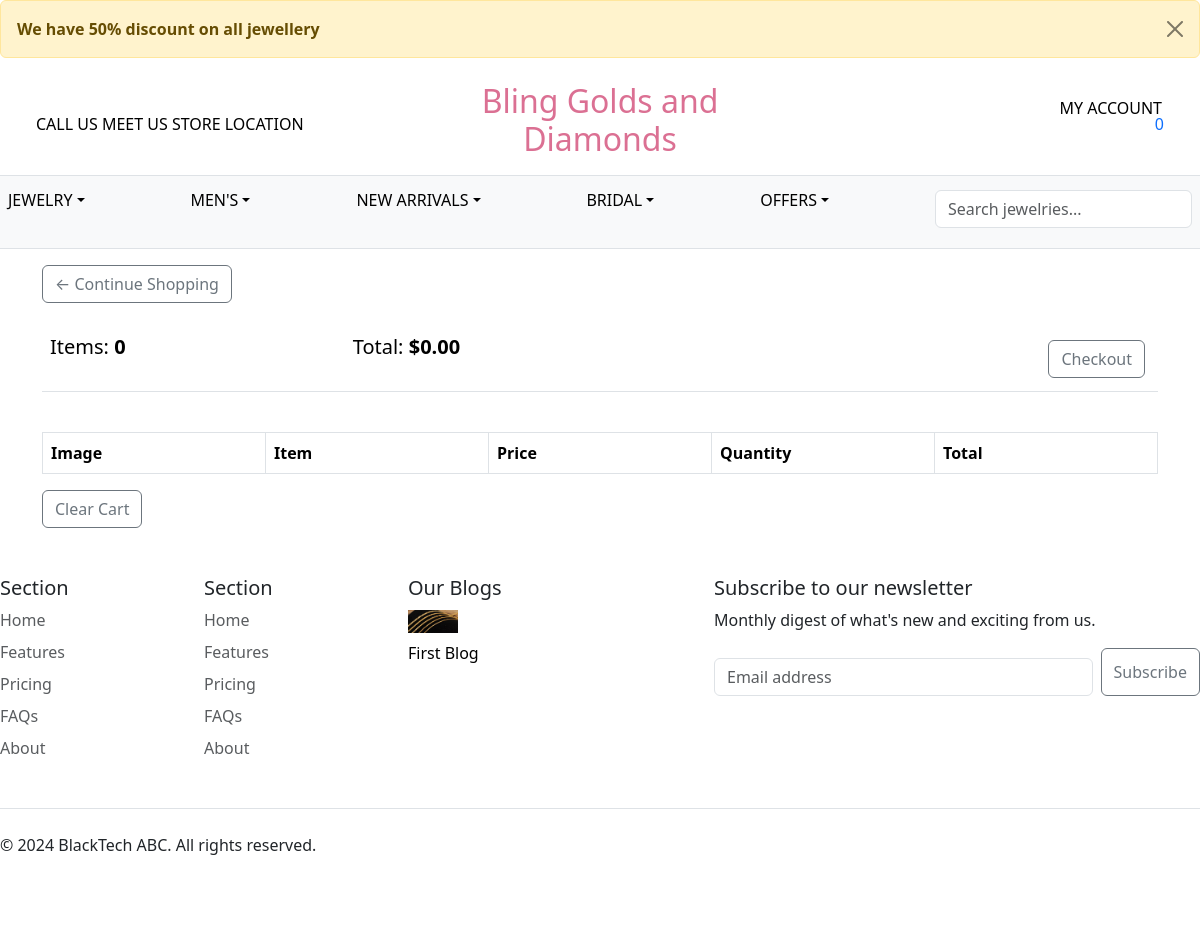
The page /Item/cart/ on the database its author committed.
### Core/models.py (models this page shows, shortened)
class Notification(models.Model):
    title = models.CharField(max_length=255, null=True)
    display = models.BooleanField(default=False)

class Shop_Info(models.Model):
    shop_name = models.CharField(max_length=255)
    logo_image = models.ImageField(upload_to='shop_logos/', blank=True, null=True)
    phoneno1 = models.CharField(max_length=15)
    phoneno2 = models.CharField(max_length=15, blank=True, null=True)
    emailno1 = models.EmailField()
    emailno2 = models.EmailField(blank=True, null=True)
    store_location = models.CharField(max_length=255)
    copywrite_info = models.CharField(max_length=255)

class Blog(models.Model):
    title = models.CharField(max_length=255)
    description = models.TextField()
    image = models.ImageField(upload_to='blog_images/', blank=True, null=True)
    created_date = models.DateField(default=timezone.now)
    created_time = models.TimeField(default=timezone.now)
    author_name = models.CharField(max_length=255)

### Jewelry/views.py (the view)
# urls.py: path('cart/', cart, name="cart"),
def cart(request):
	data = cartData(request)
	cartItems = data['cartItems']
	order = data['order']
	items = data['items']
	context = {'items':items, 'order':order, 'cartItems':cartItems}
	return render(request, 'cart.html', context)

### Jewelry/context_processors.py (called while the page is built)
def Saved_Items(request):
    user_instance = request.user if request.user.is_authenticated else None
    saved_item_id = SavedItem.objects.filter(user=user_instance).values_list('item__id', flat=True)
    return {'Saved_Item':saved_item_id}

def homepage_info(request):
    shopInfo = Shop_Info.objects.all()
    slider = Slider.objects.filter(status=True)
    blogs = Blog.objects.all()
    notification = Notification.objects.filter(display=True)
    return {'shopInfo': shopInfo, 'slider':slider, 'blogs':blogs , 'notification':notification}

def total_cart_items(request):
     user_instance = request.user if request.user.is_authenticated else None
     order, created = Order.objects.get_or_create(customer=user_instance, complete=False)
     cart_items = order.get_cart_items
     return {'cart_items':cart_items}

### Jewelry/models.py (called while the page is built)
    @property
    def get_cart_items(self):
        orderitems = self.orderitem_set.all()
        total = sum([item.quantity for item in orderitems])
        return total

### Jewelry/utils.py (called while the page is built, shortened)
def cookieCart(request):
	try:
		cart = json.loads(request.COOKIES['cart'])
	except:
		cart = {}
		print('CART:', cart)
	items = []
	order = {'get_cart_total':0, 'get_cart_items':0, 'shipping':False}
	cartItems = order['get_cart_items']
	return {'cartItems':cartItems ,'order':order, 'items':items}

def cartData(request):
	if request.user.is_authenticated:
		customer = request.user
		order, created = Order.objects.get_or_create(customer=customer, complete=False)
		items = order.orderitem_set.all()
		cartItems = order.get_cart_items
	else:
		cookieData = cookieCart(request)
		cartItems = cookieData['cartItems']
		order = cookieData['order']
		items = cookieData['items']
	return {'cartItems':cartItems ,'order':order, 'items':items}

### Jewelry/templates/cart.html (shortened to what this page needs)
{% extends 'base.html' %}
{% block content %}
<div class="container">
<div class="row">
  <div class="col-lg-12">
    <div class="box-element">
      <a class="btn btn-outline-secondary" href="{% url 'Jewelry:items' %}">&#x2190; Continue Shopping</a>
      <br>
      <br>
      <table class="table">
        <tr>
          <th><h5>Items: <strong>{{ order.get_cart_items }}</strong></h5></th>
          <th><h5>Total: <strong>${{ order.get_cart_total|floatformat:2 }}</strong></h5></th>
          <th>
            <a style="float:right; margin:5px;" class="btn btn-outline-secondary" href="{% url 'Jewelry:checkout_page'  %}">Checkout</a>
          </th>
        </tr>
      </table>
    </div>
    <br>
      <div class="table-responsive">
        <table class="table table-bordered">
          <thead>
            <tr>
              <th scope="col" class="col-2">Image</th>
              <th scope="col" class="col-2">Item</th>
              <th scope="col" class="col-2">Price</th>
              <th scope="col" class="col-2">Quantity</th>
              <th scope="col" class="col-2">Total</th>
            </tr>
          </thead>
        </table>
      </div>
       <button class="btn btn-outline-secondary" id="clear-cart-btn">Clear Cart</button>
  </div>
</div>
</div>
{% endblock %}

### Core/templates/base.html (shortened to what this page needs)
<!doctype html>
<html lang="en">
  <head>
    {% load static %}
    <link href="https://cdn.jsdelivr.net/npm/bootstrap@5.3.3/dist/css/bootstrap.min.css" rel="stylesheet">
  </head>
  {% if notification %}
  <div class="alert alert-warning alert-dismissible fade show" role="alert">
    <strong>{{notification.first.title}}</strong>
    <button type="button" class="btn-close" data-bs-dismiss="alert" aria-label="Close"></button>
  </div>
  {% endif %}
  <header class="border-bottom lh-1 py-2 px-4">
    <div class="container-fluid">
        <div class="row align-items-center">
            <div class="col-md-4">
                <a href="#" class="text-decoration-none link-body-emphasis">
                    CALL US
                </a>
                <a href="#" class="text-decoration-none link-body-emphasis">
                    MEET US
                </a>
                <a href="#" class="text-decoration-none link-body-emphasis">
                    STORE LOCATION
                </a>
            </div>
            <div class="col-md-4 text-center">
                <a href="{% url 'Core:index' %}" class="text-decoration-none">
                    <h2 style="color: palevioletred;">{{shopInfo.first.shop_name}}</h2>
                </a>
            </div>
            <div class="col-md-4 text-end">
              {% if request.user.is_authenticated %}
                <a href="{% url 'Dashboard:profile' %}" class="text-decoration-none link-body-emphasis">
                    Welcome
                    {{request.user.username}}
                </a>
                <a href="#" class="text-decoration-none link-body-emphasis" onclick="document.getElementById('logout-form').submit(); return false;">
                  Logout
                </a>
                <form id="logout-form" method="post" action="{% url 'Core:logout' %}" style="display: none;">
                  {% csrf_token %}
                  <button type="submit">Logout</button>
                </form>
                {% else %}
                <a href="{% url 'Core:login' %}" class="text-decoration-none link-body-emphasis">
                  <sub></sub>
                  MY ACCOUNT
              </a>
              {% endif %}
                <a href="" class="text-decoration-none link-body-emphasis">
                    <sub></sub>
                </a>
                <a href="{% url 'Jewelry:cart' %}" style="text-decoration:none">
                  <div class="cart-container">
                     <div class="cartitems"><p id="num_of_items">{{cart_items}}</p></div>
                 </div>
             </a>
            </div>
        </div>
    </div>
</header>
  <body>
    <div class="nav-scroller py-1 px-2 mb-3 border-bottom">
      <nav class="nav nav-underline justify-content-between ">
          <li class="nav-item dropdown">
              <a class="nav-link dropdown-toggle link-body-emphasis" href="#" data-bs-toggle="dropdown" aria-expanded="false">JEWELRY</a>
          </li>
          <li class="nav-item dropdown">
              <a class="nav-link dropdown-toggle link-body-emphasis" href="#" data-bs-toggle="dropdown" aria-expanded="false">MEN'S</a>
          </li>
          <li class="nav-item dropdown">
            <a class="nav-link dropdown-toggle link-body-emphasis" href="#" data-bs-toggle="dropdown" aria-expanded="false">NEW ARRIVALS</a>
        </li>
        <li class="nav-item dropdown">
          <a class="nav-link dropdown-toggle link-body-emphasis" href="#" data-bs-toggle="dropdown" aria-expanded="false">BRIDAL</a>
      </li>
      <li class="nav-item dropdown">
        <a class="nav-link dropdown-toggle link-body-emphasis" href="#" data-bs-toggle="dropdown" aria-expanded="false">OFFERS</a>
    </li>
    <li class="nav-item">
        <form method="get" action="{% url 'Jewelry:items' %}" id="search-form">
          <div class="input-group mb-3">
              <input type="text" class="form-control" name="query" placeholder="Search jewelries..." id="search-input">
          </div>
      </form>
      </li>
      </nav>
    </div>
      {% block content %}
    {% endblock %}
    <footer class="py-5">
        <div class="row">
          <div class="col-6 col-md-2 mb-3">
            <h5>Section</h5>
            <ul class="nav flex-column">
              <li class="nav-item mb-2"><a href="#" class="nav-link p-0 text-body-secondary">Home</a></li>
              <li class="nav-item mb-2"><a href="#" class="nav-link p-0 text-body-secondary">Features</a></li>
              <li class="nav-item mb-2"><a href="#" class="nav-link p-0 text-body-secondary">Pricing</a></li>
              <li class="nav-item mb-2"><a href="#" class="nav-link p-0 text-body-secondary">FAQs</a></li>
              <li class="nav-item mb-2"><a href="#" class="nav-link p-0 text-body-secondary">About</a></li>
            </ul>
          </div>
          <div class="col-6 col-md-2 mb-3">
            <h5>Section</h5>
            <ul class="nav flex-column">
              <li class="nav-item mb-2"><a href="#" class="nav-link p-0 text-body-secondary">Home</a></li>
              <li class="nav-item mb-2"><a href="#" class="nav-link p-0 text-body-secondary">Features</a></li>
              <li class="nav-item mb-2"><a href="#" class="nav-link p-0 text-body-secondary">Pricing</a></li>
              <li class="nav-item mb-2"><a href="#" class="nav-link p-0 text-body-secondary">FAQs</a></li>
              <li class="nav-item mb-2"><a href="#" class="nav-link p-0 text-body-secondary">About</a></li>
            </ul>
          </div>
          <div class="col-6 col-md-2 mb-3">
            <h5>Our Blogs</h5>
            {% for blog in blogs %}
            <a style="color: black;text-decoration: none;" href="{% url 'Core:blog_detail' %}">
            <ul class="nav flex-column">
              <li class="nav-item mb-2"><img src="{{blog.image.url}}" alt="" width="50px"></li>
              <li class="nav-item mb-2">{{blog.title}}</li>
            </ul>
          </a>
            {% endfor %}
          </div>
          <div class="col-md-5 offset-md-1 mb-3">
            <form>
              <h5>Subscribe to our newsletter</h5>
              <p>Monthly digest of what's new and exciting from us.</p>
              <div class="d-flex flex-column flex-sm-row w-100 gap-2">
                <input id="newsletter1" type="text" class="form-control" placeholder="Email address">
                <button class="btn btn-outline-secondary" type="button">Subscribe</button>
              </div>
            </form>
          </div>
        </div>
        <div class="d-flex flex-column flex-sm-row justify-content-between py-4 my-4 border-top">
          <p>© 2024 {{shopInfo.first.copywrite_info}}. All rights reserved.</p>
          <ul class="list-unstyled d-flex">
            <li class="ms-3"><a class="link-body-emphasis" href="#"><svg class="bi" width="24" height="24"><use xlink:href="#twitter"></use></svg></a></li>
            <li class="ms-3"><a class="link-body-emphasis" href="#"><svg class="bi" width="24" height="24"><use xlink:href="#instagram"></use></svg></a></li>
            <li class="ms-3"><a class="link-body-emphasis" href="#"><svg class="bi" width="24" height="24"><use xlink:href="#facebook"></use></svg></a></li>
          </ul>
        </div>
      </footer>
  </body>
</html>

### Core/templates/base.html (style rules this page uses)
.nav-scroller { background-color: #f8f9fa; border-bottom: 1px solid #dee2e6; }
.form-control { width: 100%; margin-top: 10px; }

### rows shown on the page
Notification: first "We have 50% discount on all jewellery"
Shop_Info: first.shop_name "Bling Golds and Diamonds", first.copywrite_info "BlackTech ABC"
Blog: image (picture), title "First Blog"

### other values the page prints
{{ cart_items }} "0"
{{ order.get_cart_items }} "0"
{{ order.get_cart_total|floatformat:2 }} "0.00"
